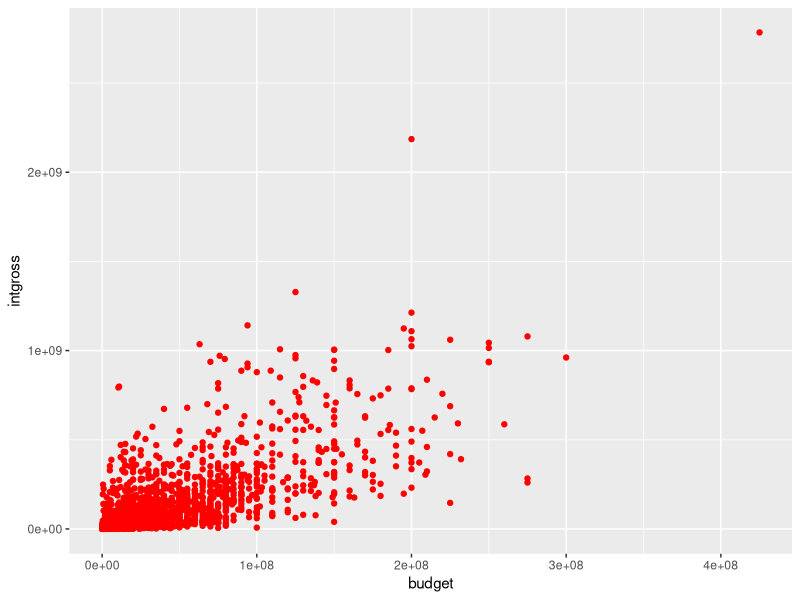
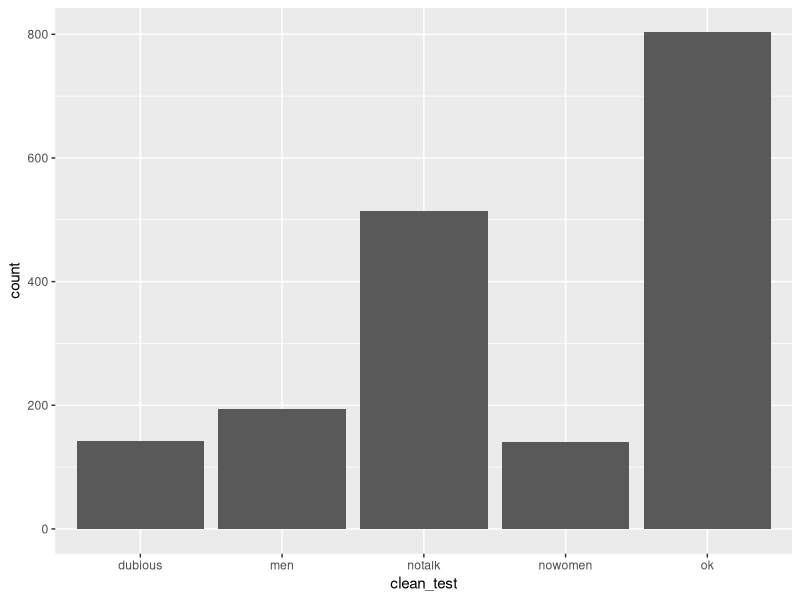
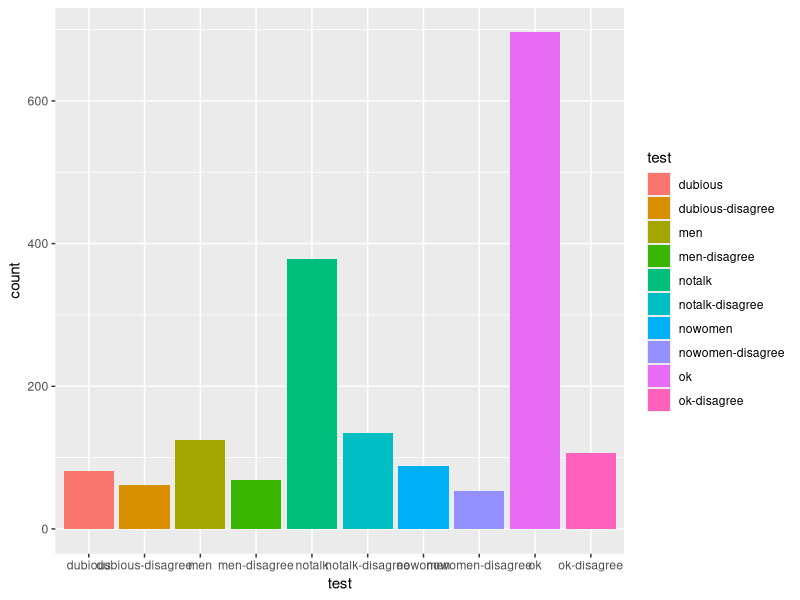
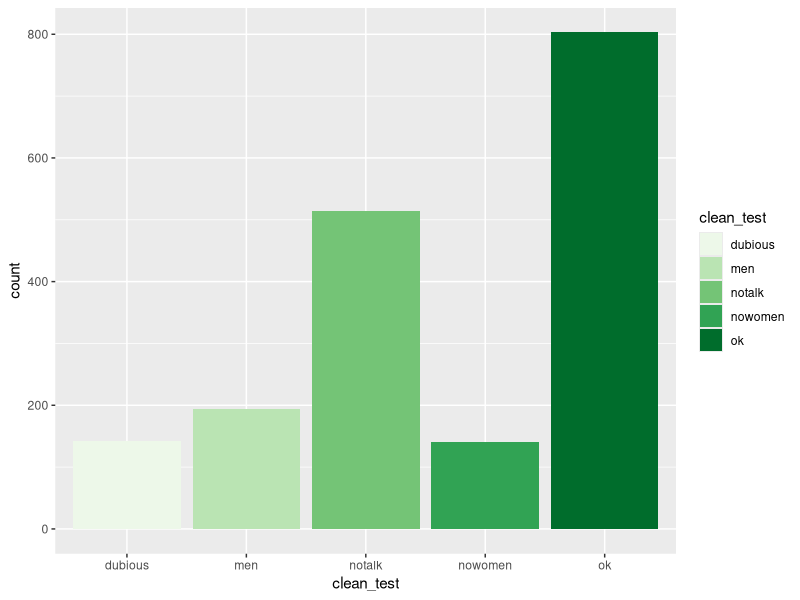
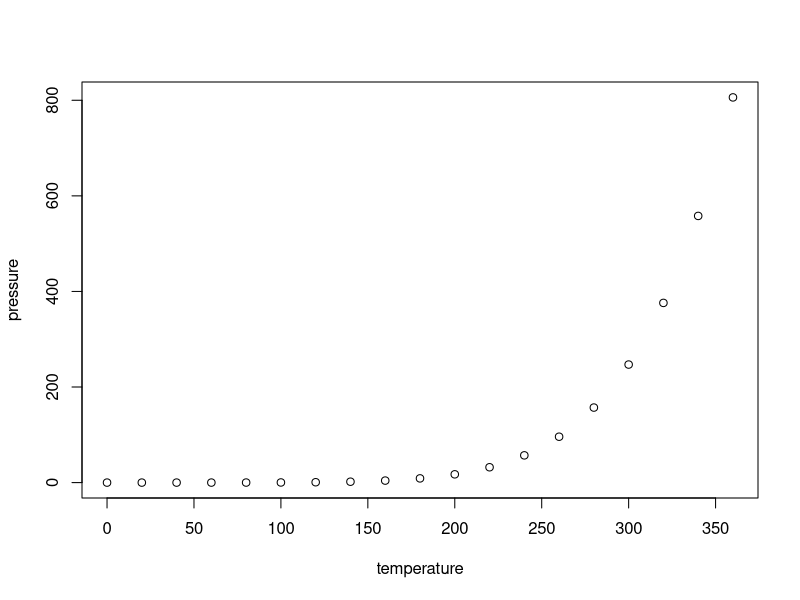

Write the R code that produced these figures, in order.
## ---- chunk 1
knitr::opts_chunk$set(echo = TRUE)
## ---- chunk 2
library(ggplot2)
library(readr)
library(dplyr)
library(readxl)
## ---- chunk 3
bechdel <- read_csv("./data/bechdel.csv")
## ---- chunk 4
ggplot(data = bechdel) +
  geom_point(mapping = aes(x = budget,
                           y = intgross),
             color ="red")
## ---- chunk 5
ggplot(data = bechdel) +
  geom_bar(aes(x = clean_test))
## ---- chunk 6
ggplot(data = bechdel,aes(x = test))+
  geom_bar(aes(fill = test)) +
    theme(axis.text.x = element_text(angle = ))
## ---- chunk 7
ggplot(data = bechdel, aes(x = clean_test)) +
  geom_bar(aes(fill = clean_test)) +
  scale_fill_brewer(palette = "red" )

## ---- chunk 8
summary(cars)
## ---- chunk 9
plot(pressure)
